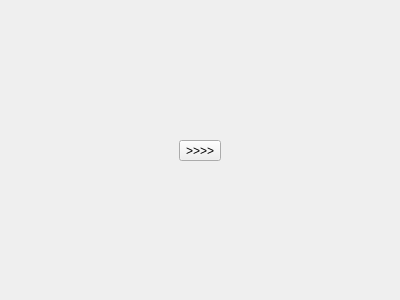
<?xml version="1.0" encoding="UTF-8"?>
<ui version="4.0">
 <class>FileSubmitter</class>
 <widget class="QDialog" name="FileSubmitter">
  <property name="geometry">
   <rect>
    <x>0</x>
    <y>0</y>
    <width>400</width>
    <height>300</height>
   </rect>
  </property>
  <property name="windowTitle">
   <string notr="true">Submit FIle</string>
  </property>
  <layout class="QHBoxLayout" name="horizontalLayout">
   <item>
    <widget class="FileViewerWidget" name="iV" native="true"/>
   </item>
   <item>
    <layout class="QVBoxLayout" name="verticalLayout">
     <item>
      <spacer name="verticalSpacer">
       <property name="orientation">
        <enum>Qt::Vertical</enum>
       </property>
       <property name="sizeHint" stdset="0">
        <size>
         <width>20</width>
         <height>40</height>
        </size>
       </property>
      </spacer>
     </item>
     <item>
      <widget class="QToolButton" name="toolButton">
       <property name="text">
        <string>&gt;&gt;&gt;&gt;</string>
       </property>
      </widget>
     </item>
     <item>
      <spacer name="verticalSpacer_2">
       <property name="orientation">
        <enum>Qt::Vertical</enum>
       </property>
       <property name="sizeHint" stdset="0">
        <size>
         <width>20</width>
         <height>40</height>
        </size>
       </property>
      </spacer>
     </item>
    </layout>
   </item>
   <item>
    <widget class="FileViewerWidget" name="oV" native="true"/>
   </item>
  </layout>
 </widget>
 <customwidgets>
  <customwidget>
   <class>FileViewerWidget</class>
   <extends>QWidget</extends>
   <header location="global">cchelper.fileviewer</header>
   <container>1</container>
  </customwidget>
 </customwidgets>
 <resources/>
 <connections/>
</ui>
